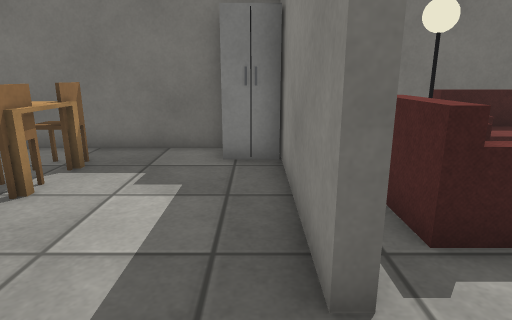
View 1 (above)

17 first-person views from a walk through a Webots world. The camera is 1 m above the floor, tilts 14° down and sees 75° across. The floor is counted in squares, 0.5 m on a side. Each view is taken from the middle of a square. On the plan, view 1 faces up. The plan holds only what a view shows up to about 18 squares ahead; the rest is blank. Simple shapes and patterns stand in for the simulator's stock objects. Door leaves are left out.

View 2
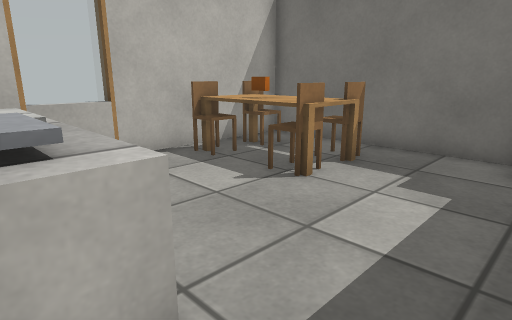

View 3
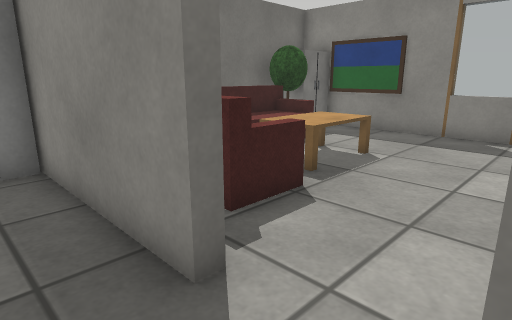

View 4
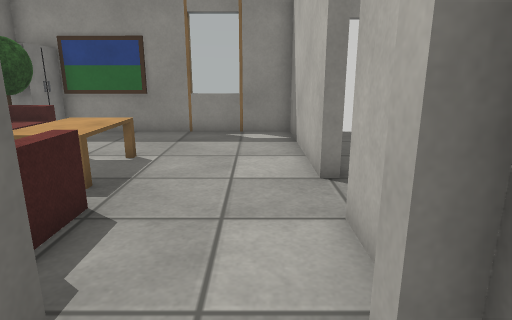

View 5
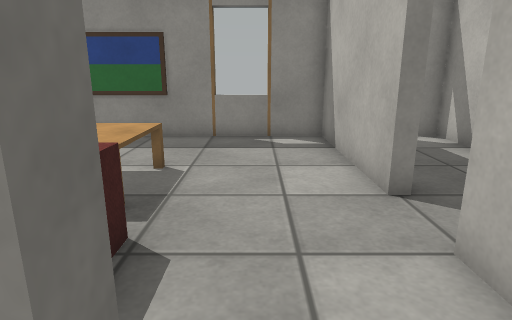

View 6
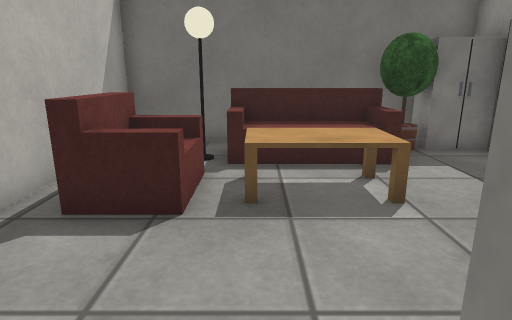

View 7
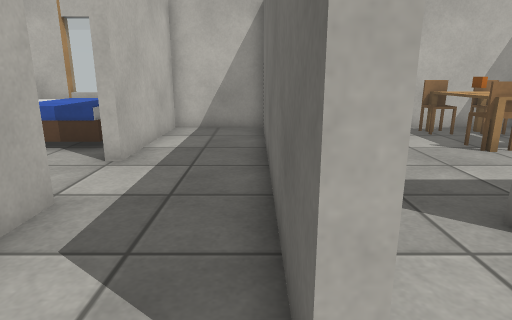

View 8
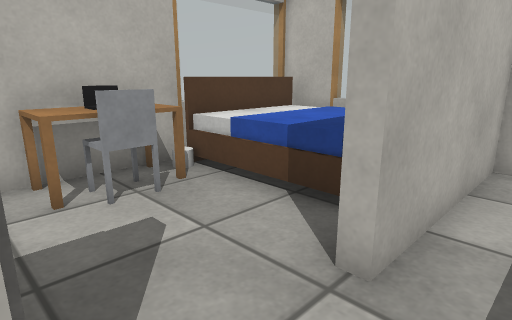

View 9
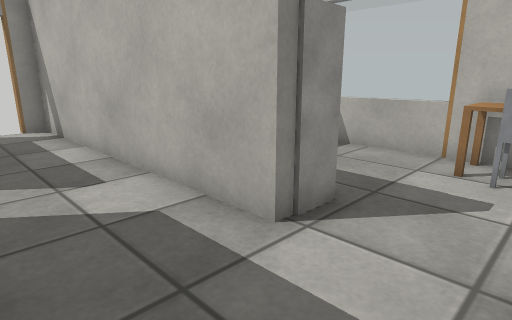

View 10
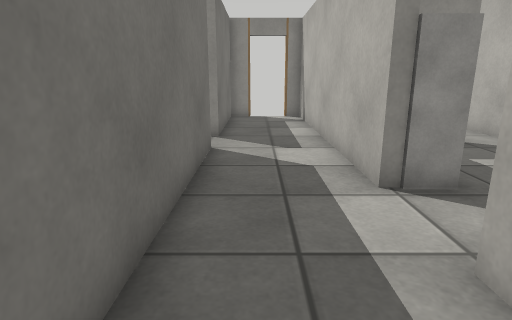

View 11
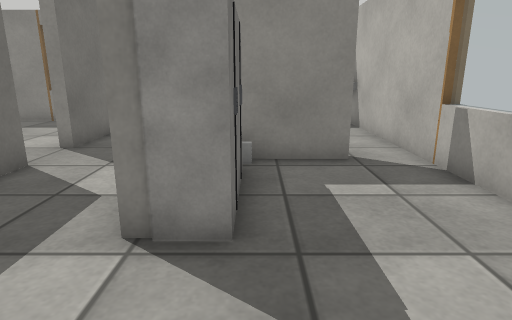

View 12
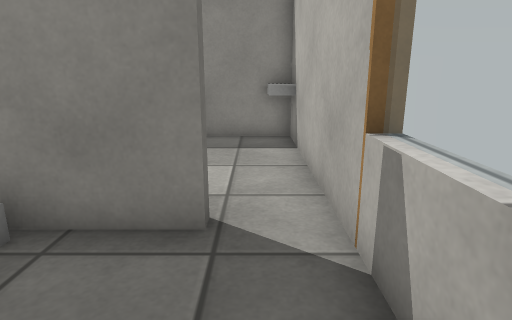

View 13
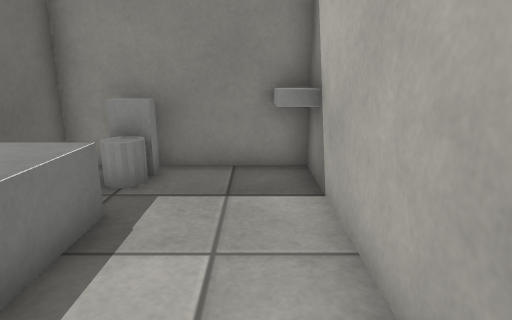

View 14
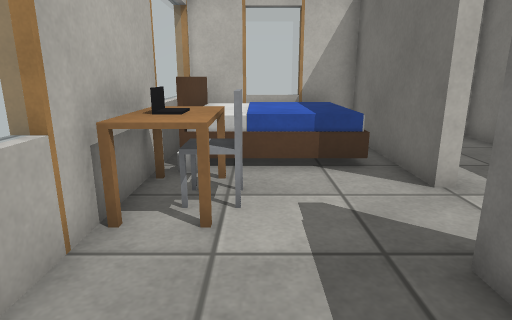

View 15
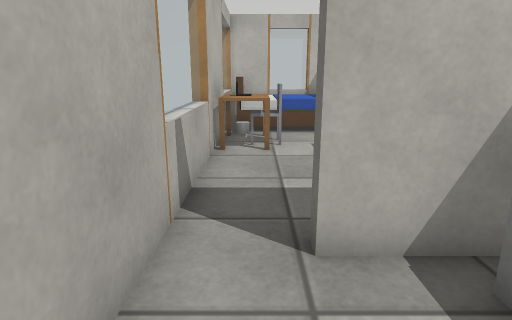

View 16
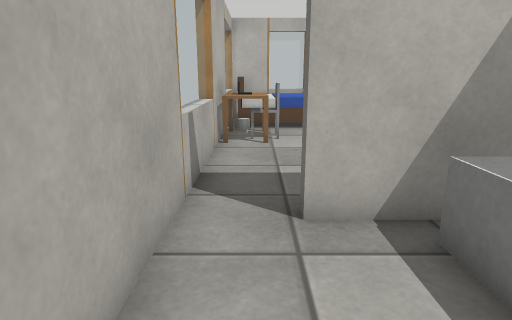

View 17
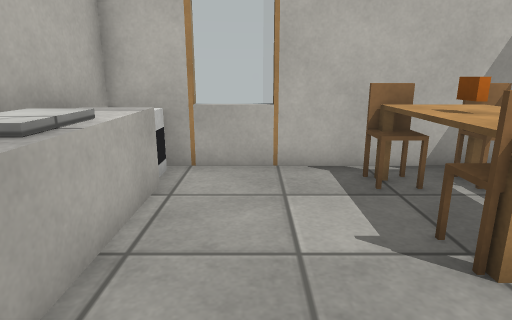

### Floor plan
Points are (right, up) in squares from view 1. A wall is a line through its corners. A room is listed if a view was taken in it or the views show most of it. See-through windows are left out.
Room 1 (views 1, 2, 3, 4, 5, 17)
walls: (-0.9, 9.5) (-8.5, 9.5) (-8.5, -0.3) (-5.4, -0.3); (1.1, 2.5) (0.6, 2.5) (0.6, 9); (0.6, -0.4) (0.6, 0.2) (1.1, 0.2)
low walls: (-2, 1.3) (-2, 0); (-7.1, 1.2) (-3, 1.2)
ways out: opening at (1, 1.5) to room 4
objects: other object (-8, 0) to (-8, 1); chair (-7, 5); table (-7, 6) to (-5, 7); chair (-7, 7) to (-7, 8); other object (-6, 6); chair (-5, 7) to (-4, 8); chair (-4, 6); fridge (-1, 8) to (0, 9)
Room 2 (views 6, 7, 8, 9, 10, 11, 12, 13, 14)
walls: (4.4, -4.3) (5.5, -4.3); (-1.6, -10.2) (4.6, -10.2); (4.5, -8.3) (4.1, -8.3) (4.1, -5.6); (3.5, -0.3) (3.5, -0.7) (-8.5, -0.7) (-8.5, -4.3) (-2.9, -4.3) (-2.9, -4.7) (-8.5, -4.7) (-8.5, -10.6); (8.4, -4.3) (11.5, -4.3) (11.5, -3.5); (-8.6, -10.2) (-3.4, -10.2); (11.5, -1.7) (11.5, -0.7) (5.5, -0.7)
ways out: opening at (4, -9) to room 3; opening at (4.5, -1) to room 4; open door at (12, -2.5)
objects: bed (-8, -9) to (-5, -6); other object (-4, -9); desk (-3, -10) to (-1, -9); other object (-3, -9) to (-2, -9); chair (-2, -8); cabinet (0, -5) to (1, -5); cabinet (2, -5) to (3, -5); other object (4, -5)
Room 3 (views 15, 16)
walls: (4.6, -10.2) (11.5, -10.2) (11.5, -4.7) (9.5, -4.7); (4.5, -5.5) (4.5, -8.3)
ways out: opening at (4, -9) to room 2
objects: bathtub (5, -6) to (8, -5); other object (10, -7) to (11, -6)
Room 4 (no view inside)
walls: (5.5, -0.7) (5.5, -0.3) (11.5, -0.3) (11.5, 9.5) (1, 9.5) (1, 3.7); (12, 3.4) (11.4, 3.4); (2.2, -0.3) (3.5, -0.3)
ways out: opening at (1, 1.5) to room 1; opening at (4.5, -1) to room 2
objects: armchair (2, 4) to (4, 6); other object (3, 7) to (4, 7); sofa (4, 7) to (8, 8); table (5, 4) to (7, 5); potted tree (8, 8) to (9, 9); cabinet (10, 8) to (11, 9); painting (11, 8)

Positions as (right, up) in squares from view 1, and headings:
1: (0, 0), facing up
2: (0, 0), facing up-left
3: (-1, 0), facing up-right
4: (-1, 1), facing right
5: (0, 2), facing right
6: (5, -1), facing up
7: (5, -1), facing left
8: (0, -3), facing down-left
9: (-3, -1), facing down-right
10: (-6, -2), facing right
11: (-4, -6), facing right
12: (0, -9), facing right
13: (4, -9), facing right
14: (3, -8), facing left
15: (8, -9), facing left
16: (9, -9), facing left
17: (-1, 3), facing left
